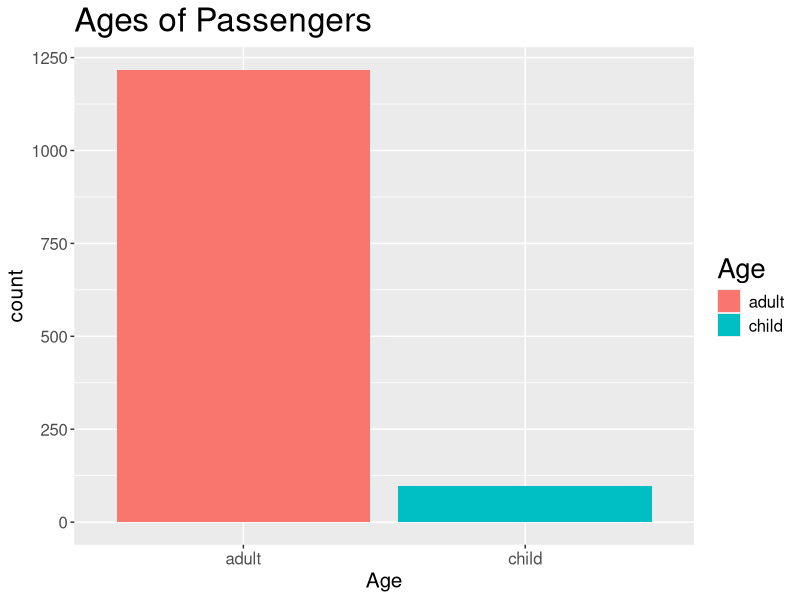
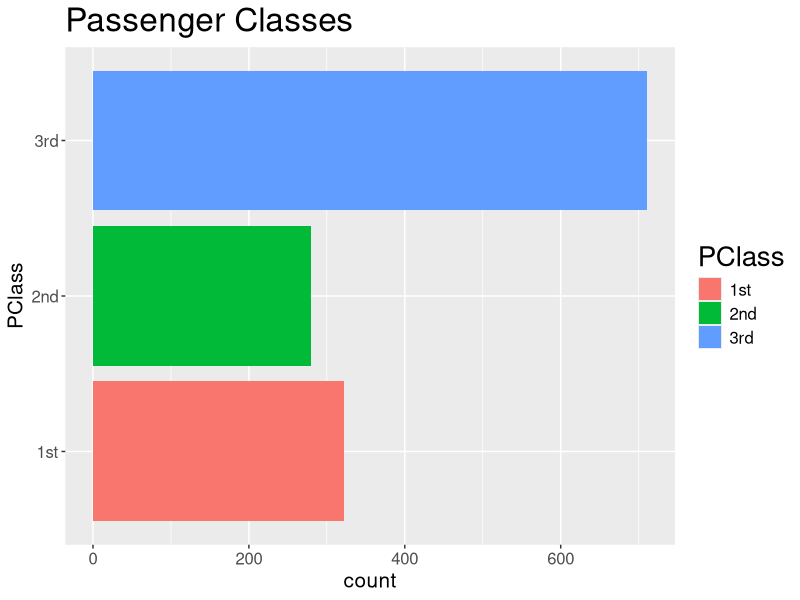
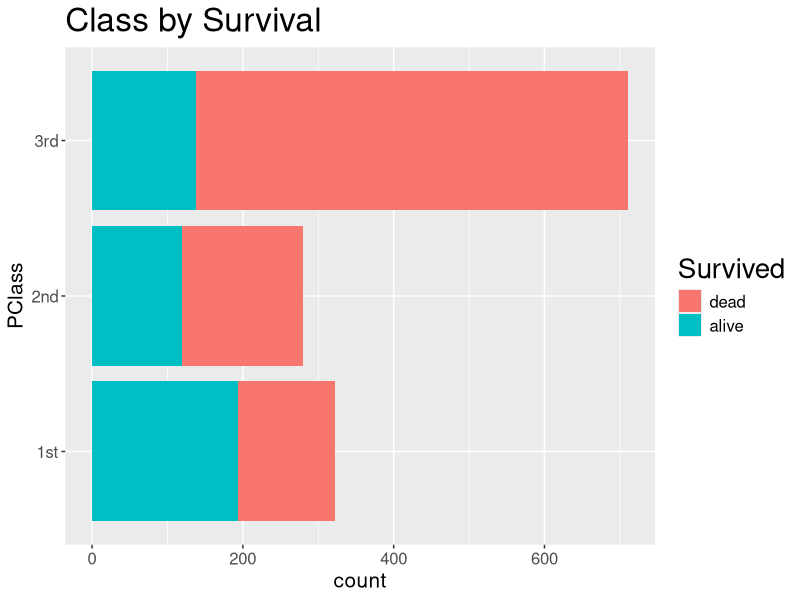
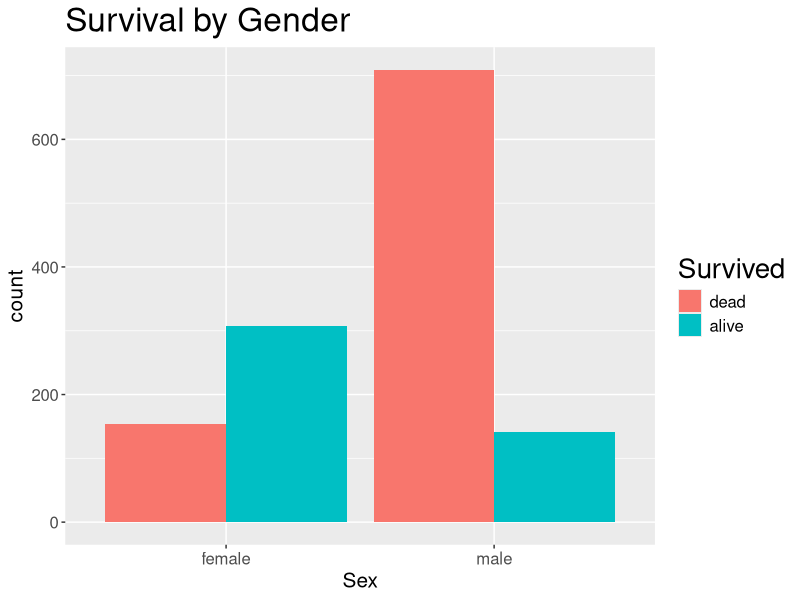
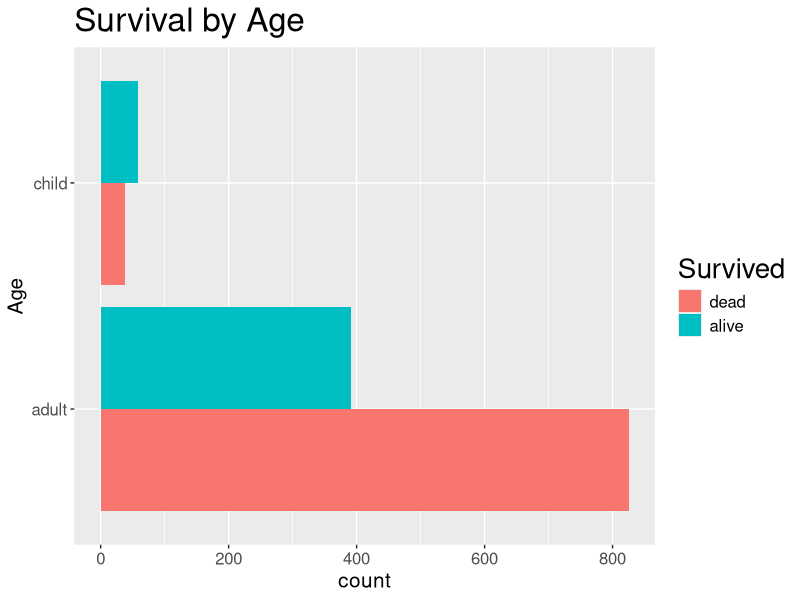
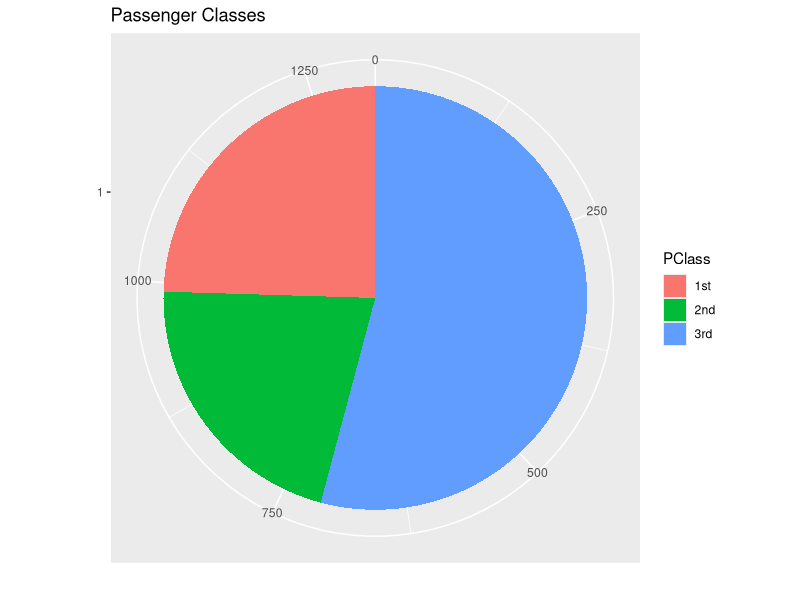
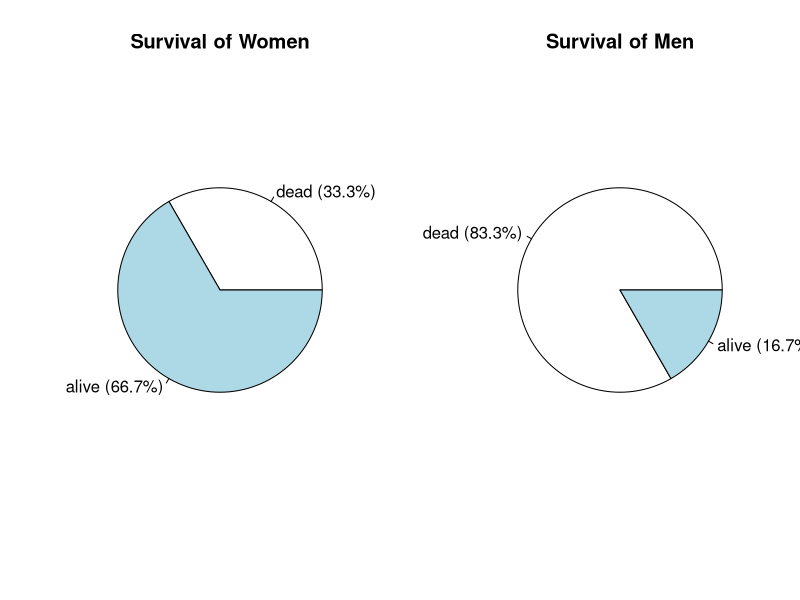
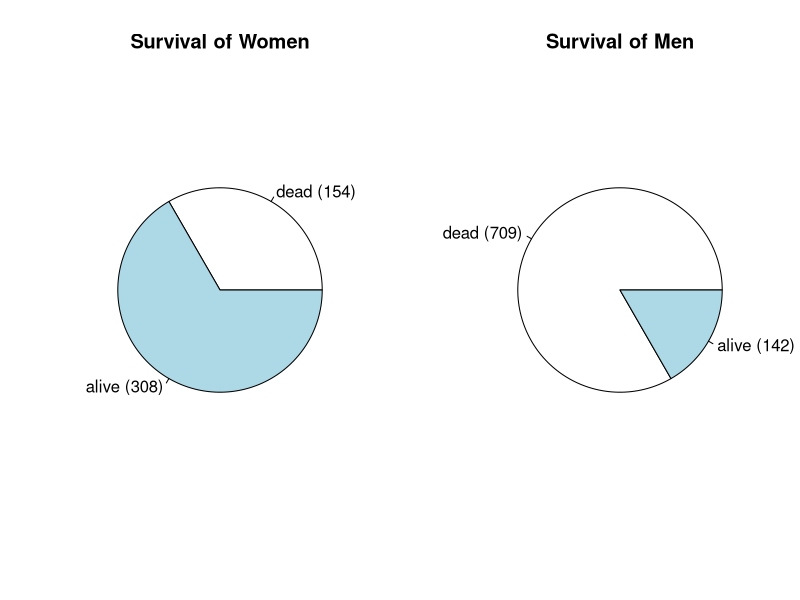

Source code (R) for these figures, in order:
## ---- chunk 1
knitr::opts_chunk$set(echo = FALSE, fig.width = 10, fig.height = 5, fig.align = "center", 
                      message = FALSE, warning=FALSE, cache = TRUE) 
## ---- chunk 2
library(dplyr, quietly = TRUE, warn.conflicts = FALSE)
library(ggplot2, quietly = TRUE, warn.conflicts = FALSE)
titanic <- read.table("titanic.txt", sep="\t", header=TRUE)
titanic <- titanic %>% mutate(Survived = factor(Survived, labels = c("dead", "alive")),
                              Name = as.character(Name),
                              Age = ifelse(Age < 18, "child", "adult"))
titanic$Name[4] <- "Allison, Mrs Hudson JC"
titanic$Age[is.na(titanic$Age)] <- "adult"
titanic$Age <- factor(titanic$Age)
## ---- chunk 3
head(titanic)
## ---- chunk 4
ps <- element_text(size = 12)
ps2 <- element_text(size = 15)
ps3 <- element_text(size = 20)
this.theme <- theme(axis.title.x = ps2, axis.title.y = ps2, axis.text.x = ps, axis.text.y = ps, title = ps3,
                    legend.text = ps)
ggplot(titanic, aes(x = Age, fill = Age)) + 
  geom_bar() +
  this.theme +
  ggtitle("Ages of Passengers")
## ---- chunk 5
ggplot(titanic, aes(x = PClass, fill = PClass)) + 
  geom_bar() +
  this.theme +
  ggtitle("Passenger Classes") + coord_flip()
## ---- chunk 6
ggplot(titanic, aes(x = PClass, fill = Survived)) + 
  geom_bar() +
  this.theme +
  ggtitle("Class by Survival") + coord_flip()
## ---- chunk 7
ggplot(titanic, aes(x = Sex, fill = Survived)) + 
  geom_bar(position="dodge") +
  this.theme +
  ggtitle("Survival by Gender")
## ---- chunk 8
ggplot(titanic, aes(x = Age, fill = Survived)) + 
  geom_bar(position="dodge") +
  this.theme + coord_flip() +
  ggtitle("Survival by Age")
## ---- chunk 9
ggplot(titanic, aes(x = factor(1), fill = PClass)) + 
  geom_bar(width = 1) +
  ggtitle("Passenger Classes") + coord_polar(theta="y") +
  xlab("") + ylab("")
## ---- chunk 10
par(mfrow = c(1, 2))
with(titanic, {
    tab <- table(Survived[Sex == 'female'])
    lbls <- paste(names(tab), " (", round(100*tab/sum(tab), 1), "%)", sep = "")
    pie(tab, lbls, main = "Survival of Women")
    tab <- table(Survived[Sex == 'male'])
    lbls <- paste(names(tab), " (", round(100*tab/sum(tab), 1), "%)", sep = "")
    pie(tab, lbls, main = "Survival of Men")
  }
)
par(mfrow = c(1, 1))
## ---- chunk 11
par(mfrow = c(1, 2))
with(titanic, {
    tab <- table(Survived[Sex == 'female'])
    lbls <- paste(names(tab), " (", tab, ")", sep = "")
    pie(tab, lbls, main = "Survival of Women")
    tab <- table(Survived[Sex == 'male'])
    lbls <- paste(names(tab), " (", tab, ")", sep = "")
    pie(tab, lbls, main = "Survival of Men")
  }
)
par(mfrow = c(1, 1))
